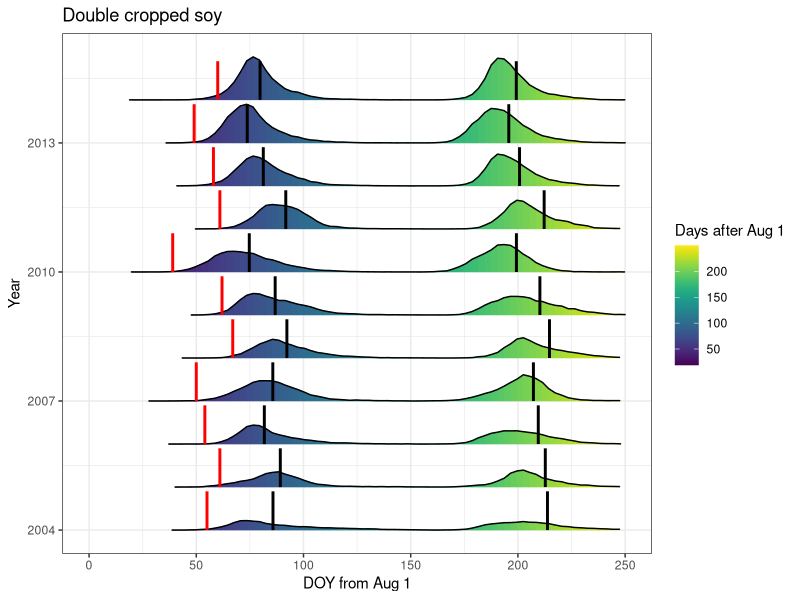
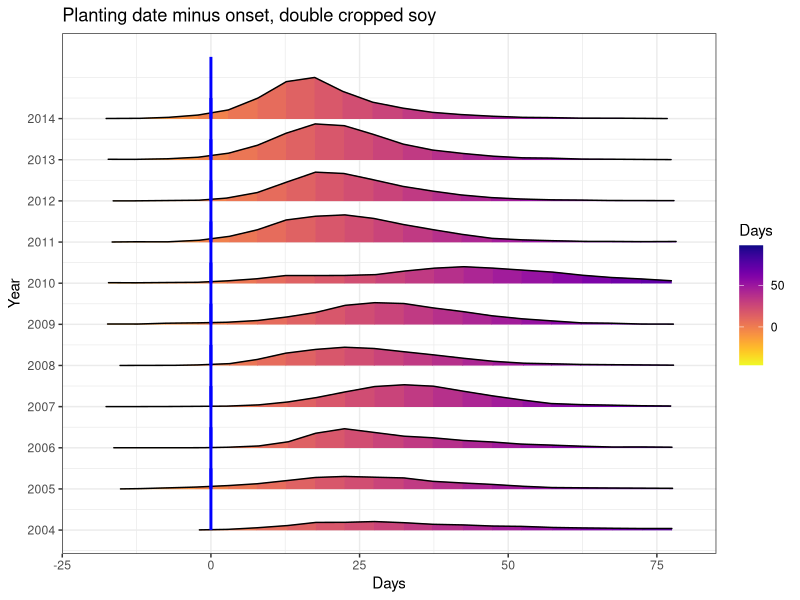
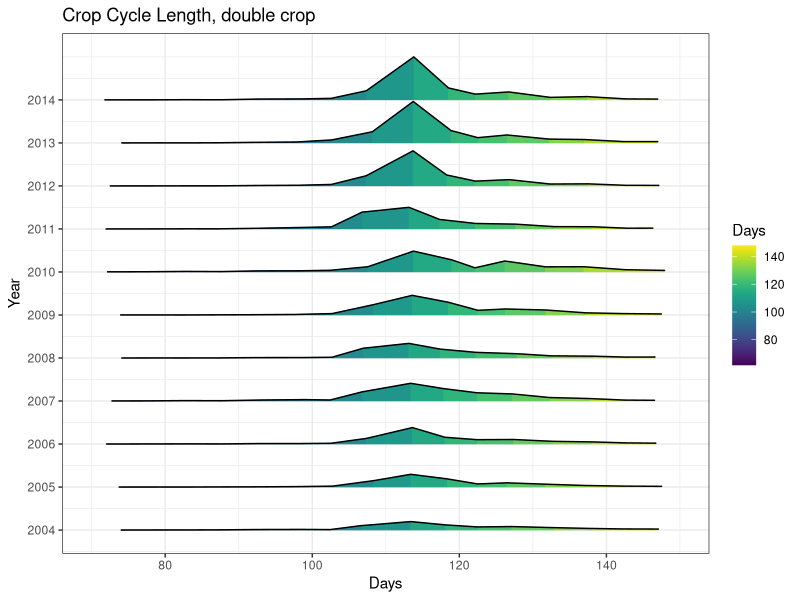
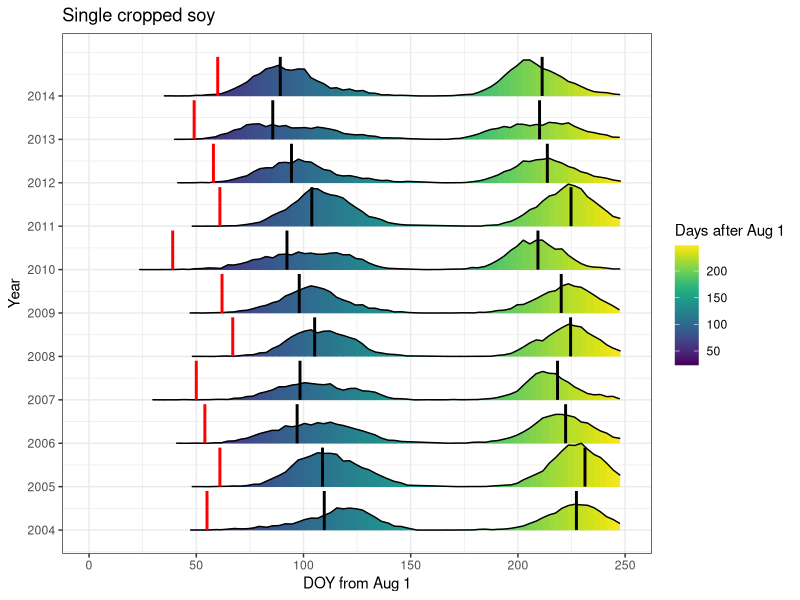
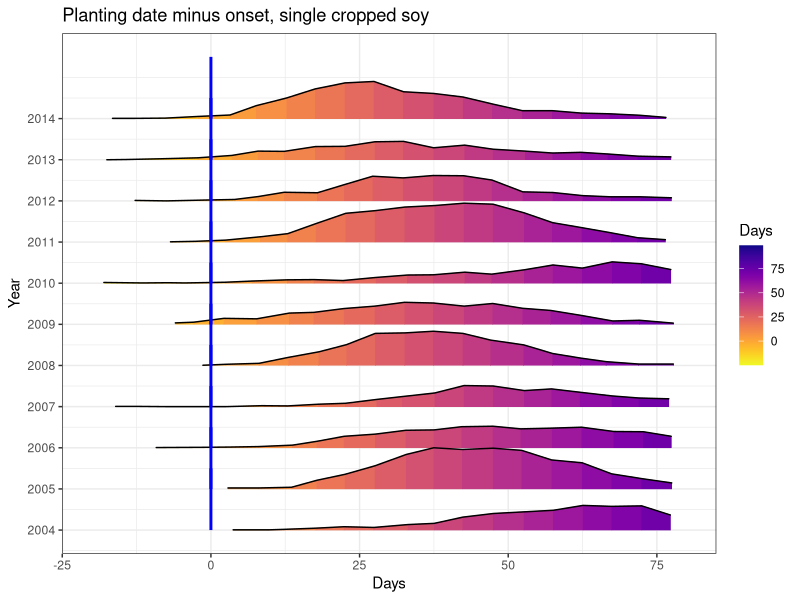
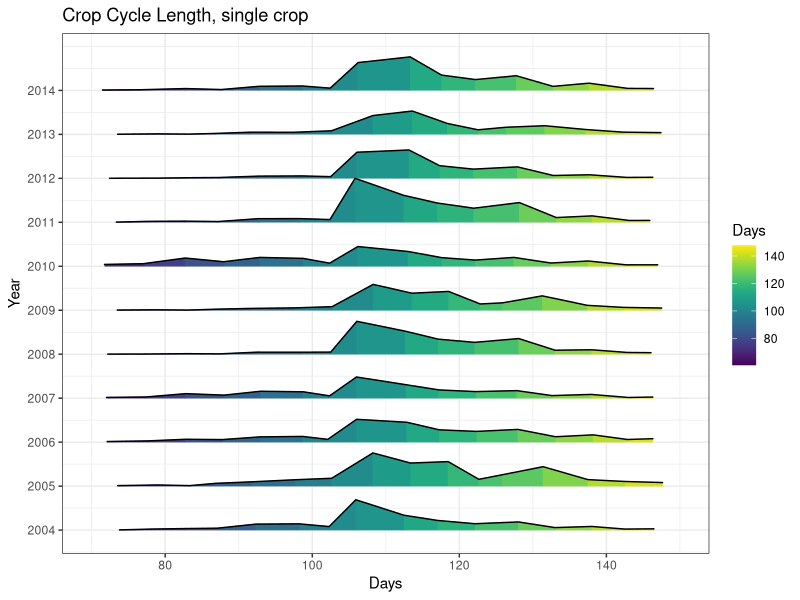
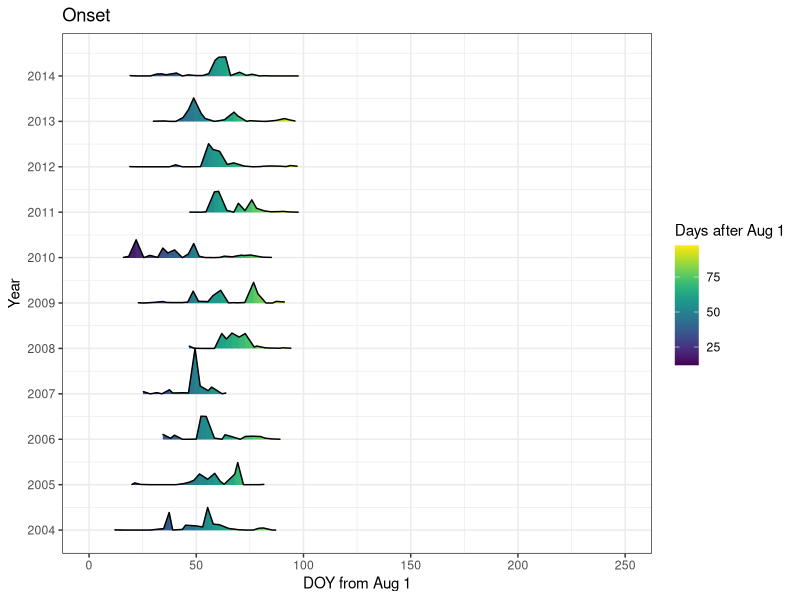

The R script that drew these images, in order:
## ---- chunk 1
library(ggplot2)
library(ggridges)
library(viridis)
library(RColorBrewer)

onset_data <- read.csv('input/onset_median_MT.csv') # onset_median_MT.csv
timing_doubleFirst <- read.csv('input/histogram_doubleFirst_MT.csv') # histogram_doubleFirst_MT.csv
timing_single <- read.csv('input/histogram_single_MT.csv') # histogram_single_MT.csv
onset_hist <- read.csv('input/histogram_onset_MT.csv')
onset_plant_doubleFirst <- read.csv('input/onset_plant_doubleFirst_MT.csv')
onset_plant_single <- read.csv('input/onset_plant_single_MT.csv')
cycle_doubleFirst <- read.csv('input/crop_cycle_doubleFirst_MT.csv')
cycle_single <- read.csv('input/crop_cycle_single_MT.csv')
median_plant_single <- read.csv('input/median_plant_single_MT.csv')
median_plant_doubleFirst <- read.csv('input/median_plant_doubleFirst_MT.csv')
median_harvest_single <- read.csv('input/median_harvest_single_MT.csv')
median_harvest_doubleFirst <- read.csv('input/median_harvest_doubleFirst_MT.csv')
median_delay_single <- read.csv('input/median_delay_single_MT.csv')
median_delay_doubleFirst <- read.csv('input/median_delay_doubleFirst_MT.csv')
## ---- chunk 2
# DOUBLE PLANT AND HARVEST

ggplot(timing_doubleFirst, aes(x = timing_doubleFirst$DOY, y = timing_doubleFirst$Year, height = timing_doubleFirst$Count, group = timing_doubleFirst$Year, fill = timing_doubleFirst$DOY)) + 
  xlim(0, 250) +
  xlab("DOY from Aug 1") +
  ylab("Year") +
  ggtitle("Double cropped soy") +
  geom_density_ridges_gradient(stat = "identity", scale = 1) +
  scale_fill_viridis(name = 'Days after Aug 1') +
  geom_segment(data = onset_data, aes(x = median_onset, y = year, group = year, xend = median_onset, yend = year + 0.9, height = rep(100, 11), fill = median_onset), color = "red", size = 1) +
  geom_segment(data = median_plant_doubleFirst, aes(x = median_plant, y = year, group = year, xend = median_plant, yend = year + 0.9, height = rep(100, 11), fill = median_plant), color = "black", size = 1) +
  geom_segment(data = median_harvest_doubleFirst, aes(x = median_harvest, y = year, group = year, xend = median_harvest, yend = year + 0.9, height = rep(100, 11), fill = median_harvest), color = "black", size = 1) +
  theme_bw()

# Onset minus plant
ggplot(onset_plant_doubleFirst, aes(x = onset_plant_doubleFirst$DOY, y = onset_plant_doubleFirst$Year, height = onset_plant_doubleFirst$Count, group = onset_plant_doubleFirst$Year, fill = onset_plant_doubleFirst$DOY)) + 
  xlim(-20, 80) +
  xlab("Days") +
  ylab("Year") +
  ggtitle("Planting date minus onset, double cropped soy") +
  geom_density_ridges_gradient(stat = "identity", scale = 1) +
  scale_fill_viridis(name = 'Days', option = "C", direction = -1) +
  geom_segment(data = onset_data, aes(x = 0, y = year, group = year, xend = 0, yend = year + 1.5, height = rep(100, 11), fill = median_onset), color = "blue", size = 1) +
  scale_y_continuous(breaks=seq(2004, 2014, 1)) +
  theme_bw()

# crop cycle
ggplot(cycle_doubleFirst, aes(x = cycle_doubleFirst$DOY, y = cycle_doubleFirst$Year, height = cycle_doubleFirst$Count, group = cycle_doubleFirst$Year, fill = cycle_doubleFirst$DOY)) + 
  xlim(70, 150) +
  xlab("Days") +
  ylab("Year") +
  ggtitle("Crop Cycle Length, double crop") +
  geom_density_ridges_gradient(stat = "identity", scale = 1) +
  scale_fill_viridis(name = 'Days') +
  scale_y_continuous(breaks=seq(2004, 2014, 1)) +
  theme_bw()
## ---- chunk 3
# SINGLE PLANT AND HARVEST

ggplot(timing_single, aes(x = timing_single$DOY, y = timing_single$Year, height = timing_single$Count, group = timing_single$Year, fill = timing_single$DOY)) + 
  xlim(0, 250) +
  xlab("DOY from Aug 1") +
  ylab("Year") +
  ggtitle("Single cropped soy") +
  geom_density_ridges_gradient(stat = "identity", scale = 1) +
  scale_fill_viridis(name = 'Days after Aug 1') +
  geom_segment(data = onset_data, aes(x = median_onset, y = year, group = year, xend = median_onset, yend = year + 0.9, height = rep(100, 11), fill = median_onset), color = "red", size = 1) +
    geom_segment(data = median_plant_single, aes(x = median_plant, y = year, group = year, xend = median_plant, yend = year + 0.9, height = rep(100, 11), fill = median_plant), color = "black", size = 1) +
    geom_segment(data = median_harvest_single, aes(x = median_harvest, y = year, group = year, xend = median_harvest, yend = year + 0.9, height = rep(100, 11), fill = median_harvest), color = "black", size = 1) +
  scale_y_continuous(breaks=seq(2004, 2014, 1)) +
  theme_bw()

# Onset minus plant
ggplot(onset_plant_single, aes(x = onset_plant_single$DOY, y = onset_plant_single$Year, height = onset_plant_single$Count, group = onset_plant_single$Year, fill = onset_plant_single$DOY)) + 
  xlim(-20, 80) +
  xlab("Days") +
  ylab("Year") +
  ggtitle("Planting date minus onset, single cropped soy") +
  geom_density_ridges_gradient(stat = "identity", scale = 1) +
  scale_fill_viridis(name = 'Days', option = "C", direction = -1) +
  geom_segment(data = onset_data, aes(x = 0, y = year, group = year, xend = 0, yend = year + 1.5, height = rep(100, 11), fill = median_onset), color = "blue", size = 1) +
  scale_y_continuous(breaks=seq(2004, 2014, 1)) +
  theme_bw()

# crop cycle
ggplot(cycle_single, aes(x = cycle_single$DOY, y = cycle_single$Year, height = cycle_single$Count, group = cycle_single$Year, fill = cycle_single$DOY)) + 
  xlim(70, 150) +
  xlab("Days") +
  ylab("Year") +
  ggtitle("Crop Cycle Length, single crop") +
  geom_density_ridges_gradient(stat = "identity", scale = 1) +
  scale_fill_viridis(name = 'Days') +
  scale_y_continuous(breaks=seq(2004, 2014, 1)) +
  theme_bw()
## ---- chunk 4
# wet season onset

ggplot(onset_hist, aes(x = onset_hist$DOY, y = onset_hist$Year, height = onset_hist$Count, group = onset_hist$Year, fill = onset_hist$DOY)) + 
  xlim(0, 250) +
  xlab("DOY from Aug 1") +
  ylab("Year") +
  ggtitle("Onset") +
  geom_density_ridges_gradient(stat = "identity", scale = 1) +
  scale_fill_viridis(name = 'Days after Aug 1') +
  scale_y_continuous(breaks=seq(2004, 2014, 1)) +
  theme_bw()

